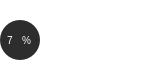
    <widget class="QWidget" name="widget_13" native="true">
     <property name="geometry">
      <rect>
       <x>1630</x>
       <y>170</y>
       <width>161</width>
       <height>80</height>
      </rect>
     </property>
     <property name="styleSheet">
      <string notr="true">background-color: rgba(255, 255, 255, 0);</string>
     </property>
     <widget class="QFrame" name="frame_5">
      <property name="geometry">
       <rect>
        <x>0</x>
        <y>20</y>
        <width>40</width>
        <height>40</height>
       </rect>
      </property>
      <property name="styleSheet">
       <string notr="true">QFrame{
background-color: rgb(45, 45, 45);
border-radius:20px;
}</string>
      </property>
      <property name="frameShape">
       <enum>QFrame::StyledPanel</enum>
      </property>
      <property name="frameShadow">
       <enum>QFrame::Plain</enum>
      </property>
      <widget class="QWidget" name="widget_25" native="true">
       <property name="geometry">
        <rect>
         <x>0</x>
         <y>10</y>
         <width>41</width>
         <height>21</height>
        </rect>
       </property>
       <property name="styleSheet">
        <string notr="true">background-color: rgba(255, 255, 255, 0);</string>
       </property>
       <widget class="QWidget" name="horizontalLayoutWidget_31">
        <property name="geometry">
         <rect>
          <x>0</x>
          <y>0</y>
          <width>36</width>
          <height>21</height>
         </rect>
        </property>
        <layout class="QHBoxLayout" name="horizontalLayout_31">
         <item>
          <widget class="QLabel" name="Finential_statistic1_86">
           <property name="styleSheet">
            <string notr="true">color:white;
background-color: rgba(255, 255, 255, 0);
font: 10px;
padding-left:5px;
text-align: right;</string>
           </property>
           <property name="text">
            <string>7</string>
           </property>
           <property name="wordWrap">
            <bool>true</bool>
           </property>
          </widget>
         </item>
         <item>
          <widget class="QLabel" name="Finential_statistic1_87">
           <property name="styleSheet">
            <string notr="true">color:white;
font: 10px;
background-color:rgba(255, 255, 255, 0);</string>
           </property>
           <property name="frameShadow">
            <enum>QFrame::Raised</enum>
           </property>
           <property name="text">
            <string>%</string>
           </property>
           <property name="wordWrap">
            <bool>true</bool>
           </property>
          </widget>
         </item>
        </layout>
       </widget>
      </widget>
     </widget>
     <widget class="QLabel" name="Finential_statistic1_11">
      <property name="geometry">
       <rect>
        <x>40</x>
        <y>0</y>
        <width>101</width>
        <height>19</height>
       </rect>
      </property>
      <property name="styleSheet">
       <string notr="true">color:white;
background-color: rgba(255, 255, 255, 0);
font: 10px;
padding-left:5px;
text-align: right;</string>
      </property>
      <property name="text">
       <string>Company Webside</string>
      </property>
      <property name="wordWrap">
       <bool>true</bool>
      </property>
     </widget>
     <widget class="QLabel" name="Finential_statistic1_10">
      <property name="geometry">
       <rect>
        <x>50</x>
        <y>20</y>
        <width>41</width>
        <height>20</height>
       </rect>
      </property>
      <property name="styleSheet">
       <string notr="true">color:white;
background-color: rgba(255, 255, 255, 0);
font: 10px;
padding-left:5px;
text-align: right;</string>
      </property>
      <property name="text">
       <string>2,430</string>
      </property>
      <property name="wordWrap">
       <bool>true</bool>
      </property>
     </widget>
    </widget>
